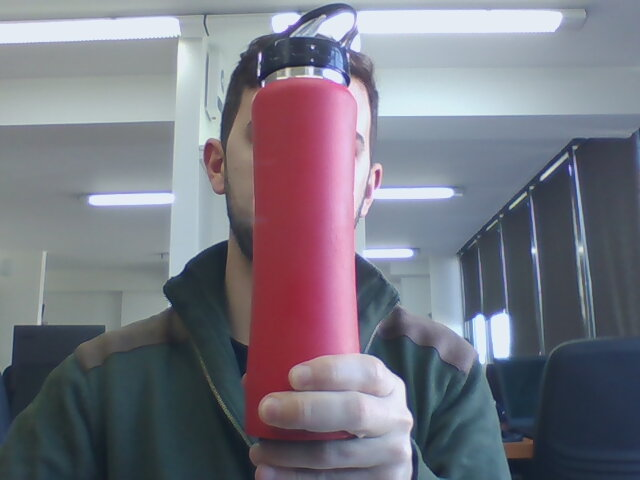
#> input picture imagenes/botella.jpg, 640 x 480 px
$ python -i canny_edge.py   (imports and definitions only)
#> lines starting #> are read from the running program, lines starting #| are printed output that depends on the picture
#> further down, picture is the input picture: shape (480, 640, 3); mean B, G, R 129, 118.2, 118.7
import cv2
from matplotlib import pyplot as plt

def sketch_transform(image):
    image_grayscale = cv2.cvtColor(image, cv2.COLOR_BGR2GRAY)
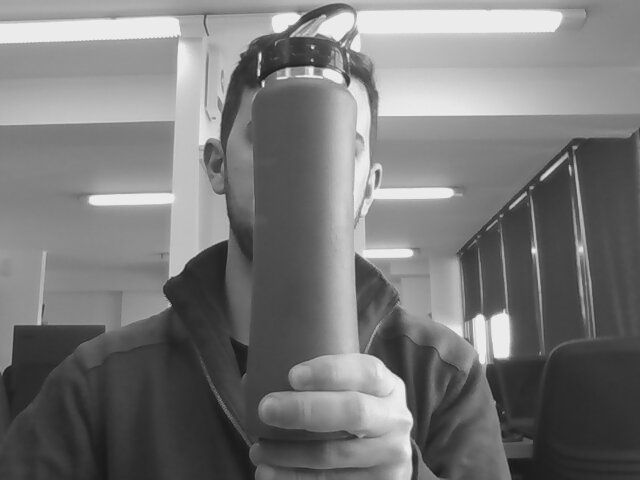
#> image_grayscale: shape (480, 640); min 18, max 245, mean 119.6
    image_grayscale_blurred = cv2.GaussianBlur(image_grayscale, (7, 7), 0)
    image_canny = cv2.Canny(image_grayscale_blurred, 10, 80)
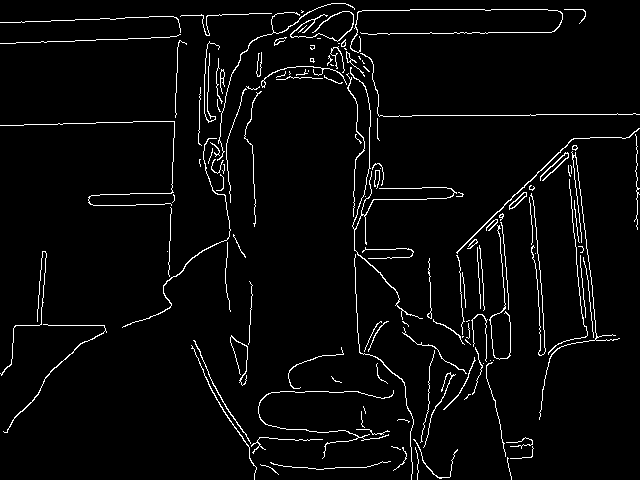
#> image_canny: shape (480, 640); 3.7% white in thin lines or dots
    _, mask = image_canny_inverted = cv2.threshold(
        image_canny, 30, 255, cv2.THRESH_BINARY_INV)
#> mask: shape (480, 640); 96.3% white; black in thin lines or dots
    return mask

# [2 lines not run here, left out]
upper_left = (50, 50)
bottom_right = (300, 300)
i=1
# [1 line that did not run here, left out]
# [1 line that did not run here, left out]
# [28 lines not run here, left out]

>>> import cv2
>>> picture = cv2.imread('imagenes/botella.jpg')
>>> result = sketch_transform(picture)
